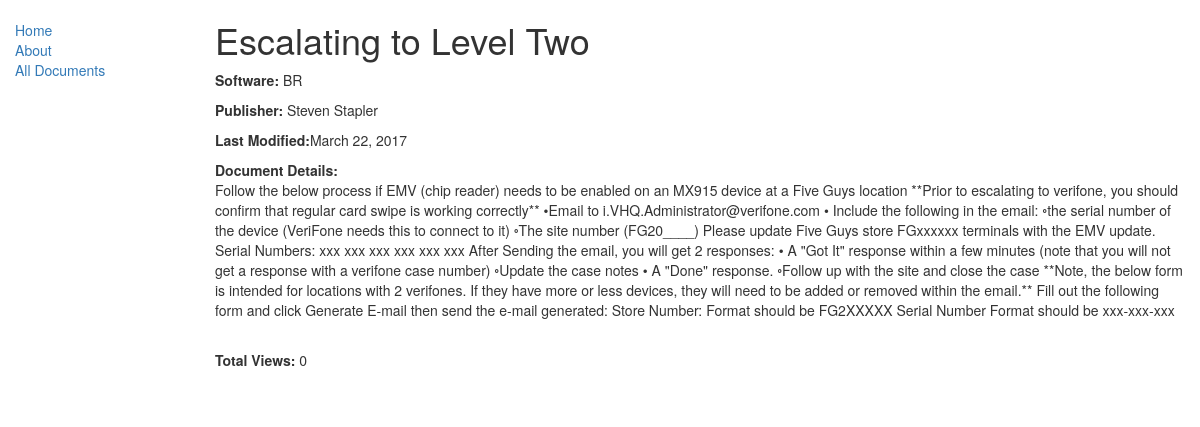
The page /home/document/2 (signed in) on the database as committed earlier.
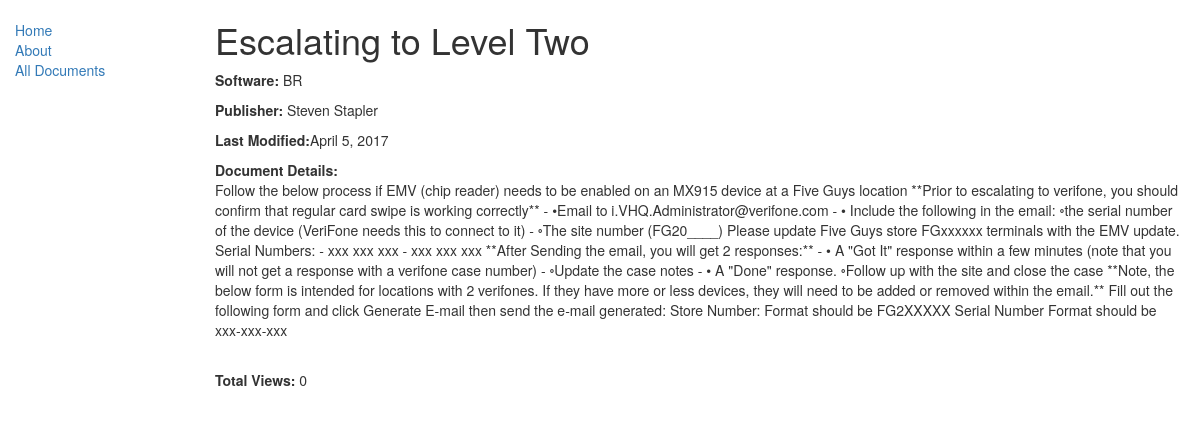
The same page on the database as committed later.
### kbs_view/models.py (models this page shows, shortened)
class Document(models.Model):
	BRINK = 'BR'
	PIXEL = 'PX'
	SIVA = 'SV'
	HERITAGE = 'HR'
	SOFTWARE_CHOICES = (
		(BRINK, 'Brink'),
		(PIXEL, 'Pixel'),
		(SIVA, 'Siva'),
		(HERITAGE, 'Heritage'),
	)
	title = models.CharField(max_length=128,
							 unique=True, verbose_name='Document Title')
	body = MarkdownxField(help_text='Enter the detailed information for this KBS Document')
	date_modified = models.DateField(auto_now=True, editable=False)
	publisher = models.CharField(max_length=50, default="Zoidberg") #Needs to update with each change
	software_product = models.CharField(
					   max_length=2,
					   choices = SOFTWARE_CHOICES,
					   default = BRINK,
					   help_text='Select the software regarding this KBS Document',
					   verbose_name='Software Product')
	favorited = models.BooleanField(default=False, verbose_name='Favorited?', editable=False)
	views = models.IntegerField(default=0, help_text='Number of times this document has been viewed.', editable=False)

### kbs_view/views.py (the view, shortened to what this page needs)
# urls.py: url(r'^document/(?P<pk>\d+)$', views.DocumentDetailView.as_view(), name='document-detail'),
class DocumentDetailView(LoginRequiredMixin, generic.DetailView, FormView):
	model = Document
	template_name = "kbs_view/document_detail.html"
	form_class = MyForm
	success_url ="/"

### kbs_view/static/templates/kbs_view/document_detail.html (shortened to what this page needs)
{% extends "base_generic.html" %}
{% block content %}
	<h1>{{ document.title }}</h1>
	<p><strong>Software: </strong>{{ document.software_product }}</p>
	<p><strong>Publisher: </strong>{{ document.publisher }}</p>
	<p><strong>Last Modified:</strong>{{ document.date_modified }}</p>
	<p><strong>Document Details: </strong><br>{{ document.body }}</p><br>
	<p><strong>Total Views: </strong>{{ document.views }}</p><br>
{% endblock content %}

Rows that differ between the two databases and show on the page:
changed Document "Escalating to Level Two": date_modified "March 22, 2017" → "April 5, 2017"; body "…swipe is working correctly** •Email to i.VHQ.Administrator@verifone.com • Include the following in the email: ◦the serial number of the device (VeriFone needs this to connect to it) ◦The site number (FG20____) Please update Five Guys store FGxxxxxx terminals with the EMV update. Serial Numbers: xxx xxx xxx xxx xxx xxx After Sending the email, you will get 2 responses: • A \"Got It\" response within a few minutes (note that you will not get a response with a verifone case number) ◦Update the case notes • A \"Done\" response.…" → "…swipe is working correctly** - •Email to i.VHQ.Administrator@verifone.com - • Include the following in the email: ◦the serial number of the device (VeriFone needs this to connect to it) - ◦The site number (FG20____) Please update Five Guys store FGxxxxxx terminals with the EMV update. Serial Numbers: - xxx xxx xxx - xxx xxx xxx **After Sending the email, you will get 2 responses:** - • A \"Got It\" response within a few minutes (note that you will not get a response with a verifone case number) - ◦Update the case notes - • A \"Done\" response.…"
